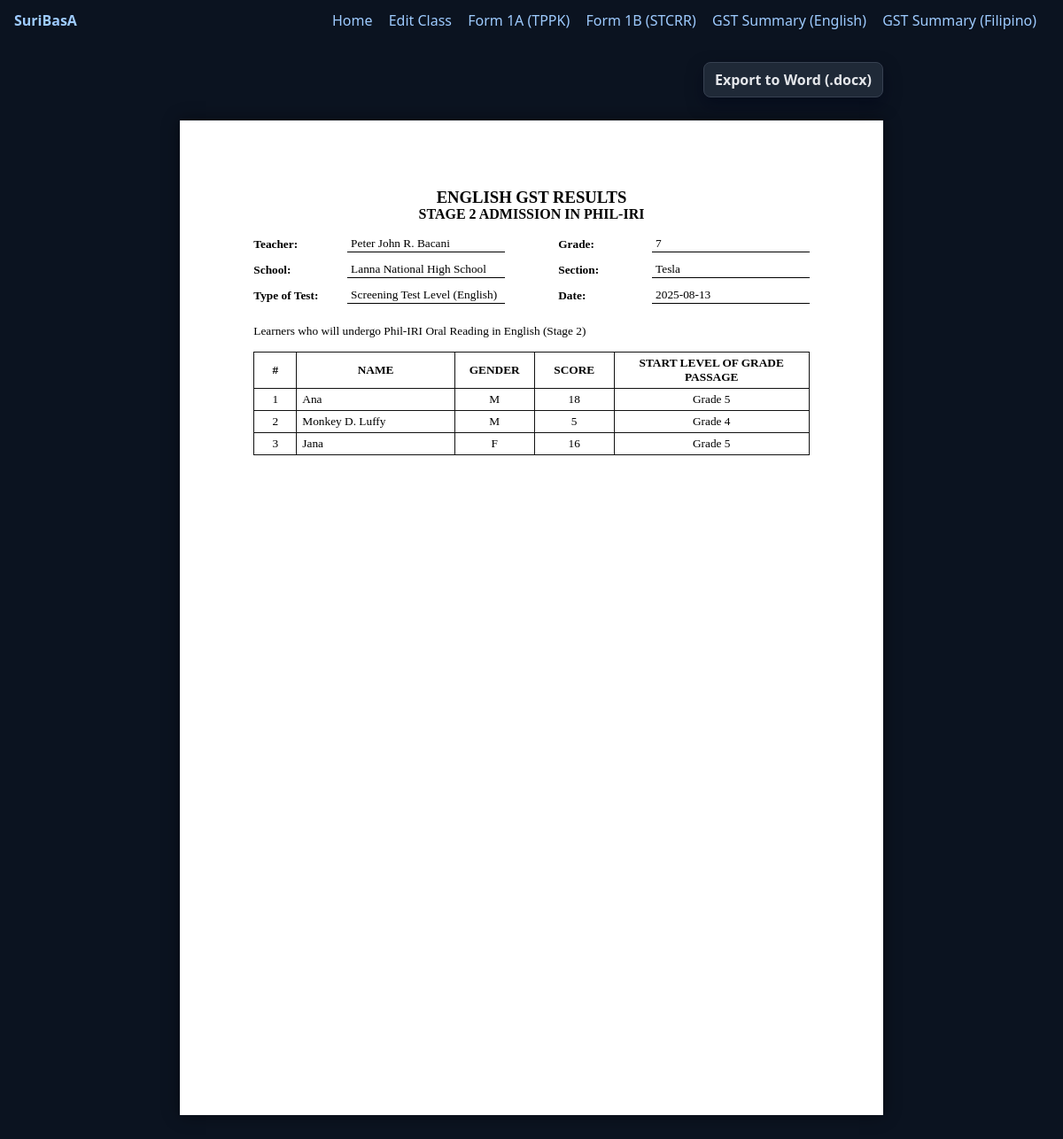
Page /gst/en/1 on the committed database.
### app.py (models this page shows)
class Class(db.Model):
    id = db.Column(db.Integer, primary_key=True)
    teacher = db.Column(db.String(120), default="")
    school = db.Column(db.String(120), default="")
    grade = db.Column(db.Integer, default=7)
    section = db.Column(db.String(80), default="")
    screening_level_eng = db.Column(db.String(20), default="GST")
    screening_level_fil = db.Column(db.String(20), default="GST")
    date_text = db.Column(db.String(40), default="")

class Learner(db.Model):
    id = db.Column(db.Integer, primary_key=True)
    class_id = db.Column(db.Integer, db.ForeignKey("class.id"), nullable=False)
    name = db.Column(db.String(120), default="")
    gender = db.Column(db.String(1), default="M")
    took_eng = db.Column(db.Boolean, default=True)
    took_fil = db.Column(db.Boolean, default=True)
    eng_literal = db.Column(db.Integer, default=0)
    eng_inferential = db.Column(db.Integer, default=0)
    eng_critical = db.Column(db.Integer, default=0)
    fil_literal = db.Column(db.Integer, default=0)
    fil_inferential = db.Column(db.Integer, default=0)
    fil_critical = db.Column(db.Integer, default=0)

### app.py (the view)
@app.get("/gst/en/<int:class_id>")
def gst_en(class_id):
    c = Class.query.get_or_404(class_id)
    learners = Learner.query.filter_by(class_id=class_id).order_by(Learner.name.asc()).all()
    rows = []
    for s in learners:
        if not s.took_eng:
            continue
        total = compute_total(s.eng_literal, s.eng_inferential, s.eng_critical)
        sp = starting_point_for(c.grade, total)
        if sp != "DISCONTINUE":
            rows.append({"name": s.name, "gender": s.gender, "score": total, "start": sp})
    rows = _sort_rows(rows)
    return render_template("gst_en.html", cls=c, rows=rows)

### app.py (called while the page is built)
def compute_total(lit, inf, cri):
    return int(lit or 0) + int(inf or 0) + int(cri or 0)

def starting_point_for(grade: int, total: int) -> str:
    if total >= DISCONTINUE_THRESHOLD:
        return "DISCONTINUE"
    base = max(1, int(grade) - 1)
    start_level = max(1, base - 1 if total >= ONE_BELOW_THRESHOLD else base - 2)
    return f"Grade {start_level}"

def _gender_bucket(g: str) -> int:
    g = (g or "").strip().upper()
    if g.startswith("M"):
        return 0
    if g.startswith("F"):
        return 1
    return 2

def _sort_rows(rows: List[dict]) -> List[dict]:
    return sorted(
        rows,
        key=lambda r: (_gender_bucket(r.get("gender", "")),
                       (r.get("name", "") or "").strip().upper())
    )

### templates/gst_en.html (shortened to what this page needs)
{% extends "base.html" %}
{% block content %}
<div class="toolbar">
  <a id="exportWordBtn" class="btn" href="{{ url_for('export_gst_en_docx', class_id=cls.id) }}">Export to Word (.docx)</a>
</div>
<div class="word-wrap">
  <div class="word-page">
    <div class="report-title">
      <div class="l1">ENGLISH GST RESULTS</div>
      <div class="l2">STAGE 2 ADMISSION IN PHIL-IRI</div>
    </div>
    <div class="meta-grid">
      <div class="pair"><b>Teacher:</b><div class="underline">{{ cls.teacher }}</div></div>
      <div class="pair"><b>Grade:</b><div class="underline">{{ cls.grade }}</div></div>
      <div class="pair"><b>School:</b><div class="underline">{{ cls.school }}</div></div>
      <div class="pair"><b>Section:</b><div class="underline">{{ cls.section }}</div></div>
      <div class="pair"><b>Type of Test:</b><div class="underline">Screening Test Level (English)</div></div>
      <div class="pair"><b>Date:</b><div class="underline">{{ cls.date_text }}</div></div>
    </div>
    <div style="margin:1mm 0 4mm;">Learners who will undergo Phil-IRI Oral Reading in English (Stage 2)</div>
    <table class="formtable">
      <thead>
        <tr>
          <th style="width:48px;">#</th>
          <th>Name</th>
          <th style="width:90px;">Gender</th>
          <th style="width:90px;">Score</th>
          <th style="width:220px;">Start Level of Grade Passage</th>
        </tr>
      </thead>
      <tbody>
        {% for r in rows %}
          <tr>
            <td class="c">{{ loop.index }}</td>
            <td>{{ r.name }}</td>
            <td class="c">{{ r.gender }}</td>
            <td class="c">{{ r.score }}</td>
            <td class="c">{{ r.start }}</td>
          </tr>
        {% endfor %}
      </tbody>
    </table>
  </div>
</div>
{% endblock %}

### templates/base.html (shortened to what this page needs)
<!doctype html>
<html lang="en">
<head>
  <link rel="stylesheet" href="{{ url_for('static', filename='app.css') }}">
</head>
<body>
  <header class="topbar">
    <a class="brand" href="http://127.0.0.1:5000/" title="Go to Home">SuriBasA</a>
    <nav>
      <a href="http://127.0.0.1:5001/">Home</a>
      {% if cls %}
        <a href="{{ url_for('class_edit', class_id=cls.id) }}">Edit Class</a>
        <a href="{{ url_for('form1a', class_id=cls.id) }}" target="_blank">Form 1A (TPPK)</a>
        <a href="{{ url_for('form1b', class_id=cls.id) }}" target="_blank">Form 1B (STCRR)</a>
        <a href="{{ url_for('gst_en', class_id=cls.id) }}" target="_blank">GST Summary (English)</a>
        <a href="{{ url_for('gst_fil', class_id=cls.id) }}" target="_blank">GST Summary (Filipino)</a>
      {% endif %}
    </nav>
  </header>
  <main class="container">
    {% block content %}{% endblock %}
  </main>
</body>
</html>

### static/app.css (style rules this page uses)
:root { --bg:#0b1320; --card:#0f172a; --text:#e2e8f0; --muted:#9aa3b2; --border:#1f2a44; --brand:#3b82f6; --ok:#16a34a; --warn:#f59e0b; }
* { box-sizing:border-box }
body { margin:0;background:var(--bg);color:var(--text);font-family:system-ui,-apple-system,Segoe UI,Roboto,Ubuntu,Arial,sans-serif }
a { color:#9ecbff;text-decoration:none }
.container { max-width:1700px;margin:24px auto;padding:0 16px }
.topbar { display:flex;align-items:center;justify-content:space-between;padding:12px 16px;border-bottom:1px solid var(--border);background:linear-gradient(180deg, rgba(255,255,255,.03), rgba(255,255,255,.02)) }
.brand { font-weight:800 }
nav a { margin-right:14px }
.btn { background:var(--brand);color:white;border:0;padding:10px 14px;border-radius:12px;font-weight:700;cursor:pointer;box-shadow:0 8px 18px rgba(2,6,23,.5) }
.toolbar { display:flex;gap:10px;align-items:center;margin:10px 0 }
.formtable { width:100%;border-collapse:collapse }
.formtable th,.formtable td { border:1px solid #222;padding:6px }
.formtable .c { text-align:center }

### templates/gst_en.html (style rules this page uses)
:root { --body-font: "Book Antiqua","Palatino Linotype","Palatino",serif; }
html, body { margin:0; background:#0b1320; }
header, .navbar, .site-nav { background:#0b1320 !important; box-shadow:none !important; border:0 !important; }
.word-wrap { padding: 18px 0 24px; }
.word-page { width: 210mm; min-height: 297mm; margin: 0 auto; background:#fff; color:#000; padding: 18mm 22mm; box-shadow: 0 0 18px rgba(0,0,0,.45); font-family: var(--body-font); font-size:10pt; }
.word-page * { color:inherit; font-family:inherit; font-size:inherit; }
.report-title { text-align:center; text-transform:uppercase; font-weight:800; margin:2mm 0 4mm; line-height:1.15; }
.report-title .l1 { font-size:14pt; }
.report-title .l2 { font-size:12pt; }
.meta-grid { display:grid; grid-template-columns: 1fr 1fr; column-gap:16mm; row-gap:3mm; margin:4mm 0 6mm; }
.pair { display:grid; grid-template-columns: 28mm 1fr; align-items:center; }
.pair b { white-space:nowrap; }
.underline { border-bottom:1px solid #000; min-height:15px; display:flex; align-items:center; padding:0 4px 1px; }
table.formtable { width:100%; border-collapse:collapse; }
.formtable th, .formtable td { border:1px solid #111; padding:4px 6px; }
.formtable th { text-transform:uppercase; font-weight:700; }
.c { text-align:center; }
.toolbar { display:flex; justify-content:flex-end; gap:8px; margin:14px auto 8px; max-width:210mm; }
.btn { background:#1f2937; color:#e5e7eb; border:1px solid #374151; padding:8px 12px; border-radius:8px; cursor:pointer; }

### rows in the picture
Class: teacher "Peter John R. Bacani", grade "7", school "Lanna National High School", section "Tesla", date_text "2025-08-13"
Learner: name "Ana", gender "M", score "18", start "Grade 5"
Learner: name "Monkey D. Luffy", gender "M", score "5", start "Grade 4"
Learner: name "Jana", gender "F", score "16", start "Grade 5"
